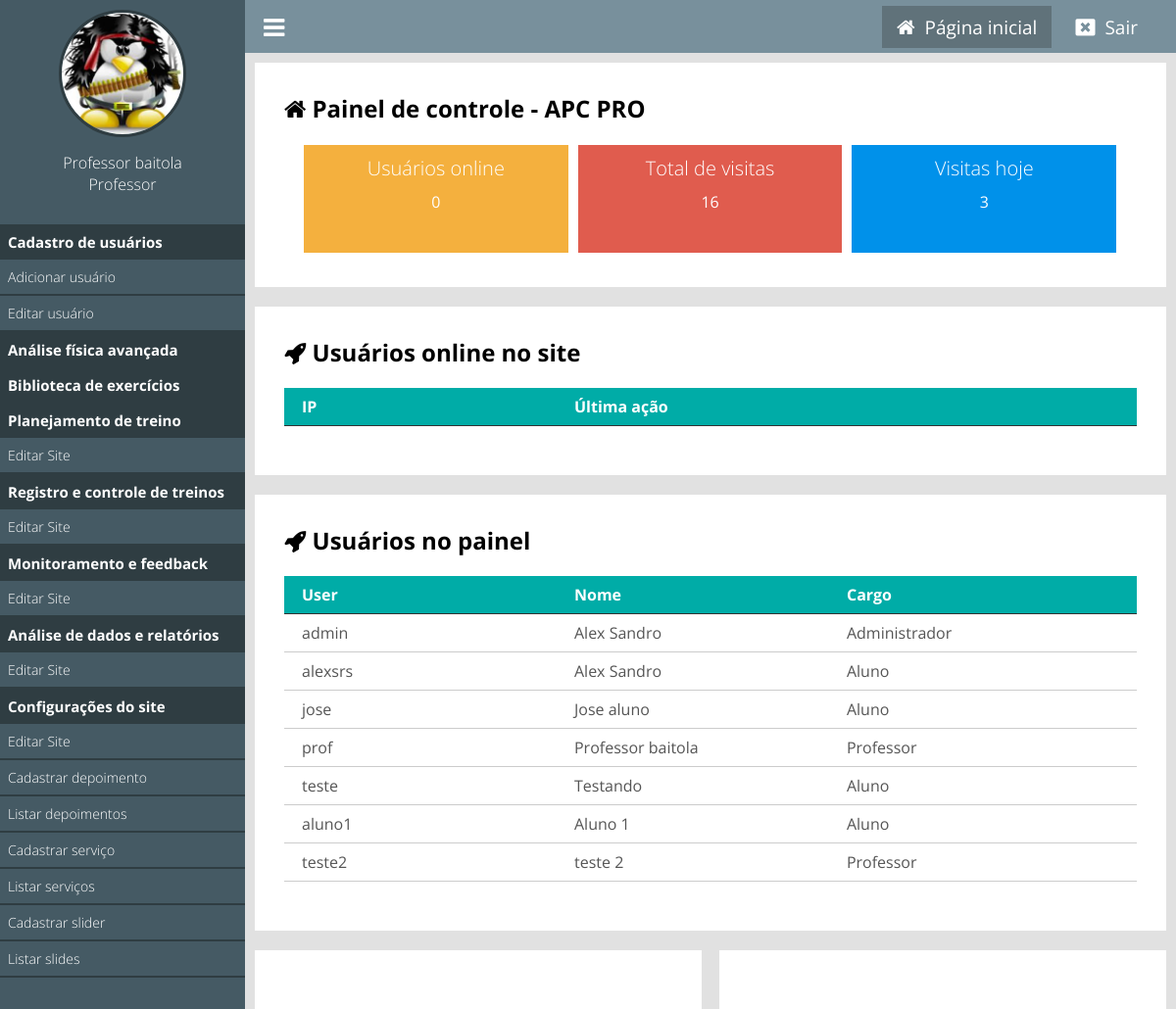
Page /painel/ (signed in) on the committed database.
### classes/MySql.php (called while the page is built)
<?php
    class MySql{
        private static $pdo;
        public static function conectar(){
            if(self::$pdo == null){
                try{
                    self::$pdo = new PDO('mysql:host='.HOST.';dbname='.DATABASE,USER,PASSWORD,array(PDO::MYSQL_ATTR_INIT_COMMAND => "SET NAMES utf8"));
                    self::$pdo->setAttribute(PDO::ATTR_ERRMODE,PDO::ERRMODE_EXCEPTION);
                }catch(Exception $e) {
                    echo 'erro ao conectar, tente novamente mais tarde';
                }
            }
            return self::$pdo;
        }
    }
?>

### painel/pages/home.php (the view, shortened to what this page needs)
<?php
    $usuariosOnline = Painel::listarUsuariosOnline();
    $pegarVisitasTotais = MySql::conectar()->prepare("SELECT * FROM `tb_admin.visitas`");
    $pegarVisitasTotais->execute();
    $pegarVisitasTotais = $pegarVisitasTotais->rowCount();
    $pegarVisitasHoje = MySql::conectar()->prepare("SELECT * FROM `tb_admin.visitas` WHERE dia =?");
    $pegarVisitasHoje->execute(array(date('Y-m-d')));
    $pegarVisitasHoje = $pegarVisitasHoje->rowCount();
?>
<div class="box-content left w100">
    <h2><i class="fa fa-home"></i> Painel de controle - <?php echo NOME_EMPRESA ?></h2>
    <div class="box-metricas">
    <div class="box-metrica-single">
        <div class="box-metrica-wraper">
            <h2>Usuários  online</h2>
                <p><?php echo count($usuariosOnline); ?></p>
            </div>
        </div>
        <div class="box-metrica-single">
            <div class="box-metrica-wraper">
                <h2>Total de visitas</h2>
                <p><?php echo $pegarVisitasTotais; ?></p>
            </div>
        </div>
        <div class="box-metrica-single">
            <div class="box-metrica-wraper">
                <h2>Visitas hoje</h2>
                <p><?php echo $pegarVisitasHoje; ?></p>
            </div>
        </div>
    </div>
</div>
<div class="box-content left w100">
    <h2><i class="fa fa-rocket" aria-hidden="true"></i> Usuários online no site</h2>
    <div class="table-responsive">
        <div class="row">
            <div class="col">
                <span>IP</span>
            </div>
            <div class="col">
                <span>Última ação</span>
            </div>
        </div>
    </div>
</div>
<div class="box-content left w100">
    <h2><i class="fa fa-rocket" aria-hidden="true"></i> Usuários no painel</h2>
    <div class="table-responsive">
        <div class="row">
            <div class="col">
                <span>User</span>
            </div>
            <div class="col">
                <span>Nome</span>
            </div>
            <div class="col">
                <span>Cargo</span>
            </div>
        </div>
    <?php
        $usuariosPainel = MySql::conectar()->prepare("SELECT * FROM `tb_admin.usuarios`");
        $usuariosPainel->execute();
        $usuariosPainel = $usuariosPainel->fetchAll();
        foreach ($usuariosPainel as $key => $value) {
    ?>
        <div class="row">
            <div class="col">
                <span><?php echo $value['user'] ?></span>
            </div>
            <div class="col">
                <span><?php echo $value['nome'] ?></span>
            </div>
            <div class="col">
                <span><?php echo pegaCargo($value['cargo']); ?></span>
            </div>
        </div>
    <?php } ?>
    </div>
</div>
    <div class="box-content left w50">
    </div>
    <div class="box-content right w50">
    </div>

### painel/index.php
<?php
    include('../config.php');
    if(Painel::logado() == false){
        include('login.php');
    } else {
        include('main.php');
    }
?>

### painel/main.php (shortened to what this page needs)
<!DOCTYPE html>
<html lang="pt-br">
<head>
    <link rel="stylesheet" href="https://cdnjs.cloudflare.com/ajax/libs/font-awesome/4.7.0/css/font-awesome.min.css">
    <link href="<?php echo INCLUDE_PATH_PAINEL ?>css/style.css" rel="stylesheet"/>
</head>
<body>
<div class="menu">
    <div class="menu-wraper">
        <div class="box-usuario">
            <?php
                if($_SESSION['img'] == ''){
            ?>
                <div class="avatar-usuario">
                    <i class="fa fa-user"></i>
                </div>
            <?php } else { ?>
                <div class="imagem-usuario">
                    <img src="<?php echo INCLUDE_PATH_PAINEL ?>uploads/<?php echo $_SESSION['img']; ?>" />
                </div>
            <?php } ?>
            <div class="nome-usuario">
                <p><?php echo $_SESSION['nome']; ?></p>
                <p><?php echo pegaCargo($_SESSION['cargo']); ?></p>
            </div>
        </div>
        <div class="items-menu">
            <h2>Cadastro de usuários</h2>
            <a <?php selecionadoMenu('adicionar-usuario'); ?> <?php verificaPermissaoMenu(1); ?> href="<?php echo INCLUDE_PATH_PAINEL ?>adicionar-usuario">Adicionar usuário</a>
            <a <?php selecionadoMenu('editar-usuario'); ?>href="<?php echo INCLUDE_PATH_PAINEL ?>editar-usuario">Editar usuário</a>
            <h2>Análise física avançada</h2>
            <h2>Biblioteca de exercícios</h2>
            <h2>Planejamento de treino</h2>
            <a <?php selecionadoMenu('editar-site'); ?>href="">Editar Site</a>
            <h2>Registro e controle de treinos</h2>
            <a <?php selecionadoMenu('editar-site'); ?>href="">Editar Site</a>
            <h2>Monitoramento e feedback</h2>
            <a <?php selecionadoMenu('editar-site'); ?>href="">Editar Site</a>
            <h2>Análise de dados e relatórios</h2>
            <a <?php selecionadoMenu('editar-site'); ?>href="">Editar Site</a>
            <h2>Configurações do site</h2>
            <a <?php selecionadoMenu('editar-site'); ?>href="">Editar Site</a>
            <a <?php selecionadoMenu('cadastrar-depoimento'); ?>href="<?php echo INCLUDE_PATH_PAINEL ?>cadastrar-depoimento">Cadastrar depoimento</a>
            <a <?php selecionadoMenu('listar-depoimentos'); ?>href="<?php echo INCLUDE_PATH_PAINEL ?>listar-depoimentos">Listar depoimentos</a>
            <a <?php selecionadoMenu('cadastrar-servico'); ?>href="">Cadastrar serviço</a>
            <a <?php selecionadoMenu('listar-serviços'); ?>href="">Listar serviços</a>
            <a <?php selecionadoMenu('cadastrar-slider'); ?>href="">Cadastrar slider</a>
            <a <?php selecionadoMenu('listar-slides'); ?>href="">Listar slides</a>
        </div>
    </div>
</div>
    <header>
        <div class="center">
            <div class="menu-btn">
                <i class="fa fa-bars"></i>
            </div>
            <div class="logout">
                <a <?php if(@$_GET['url'] == ''){ ?> style="background: #60727a; padding: 8px 15px;" <?php } ?> href="<?php echo INCLUDE_PATH_PAINEL ?>"><i class="fa fa-home"></i><span>Página inicial</span></a>
                <a href="<?php echo INCLUDE_PATH_PAINEL ?>?logout"><i class="fa fa-window-close"></i><span>Sair</span></a>
            </div>
        </div>
    </header>
<div class="content">
    <?php Painel::loadPage(); ?>
</div>
</body>
</html>

### config.php (shortened to what this page needs)
<?php
	function pegaCargo($indice){
		return Painel::$cargos[$indice];
	}
	function selecionadoMenu($par){
		$url = explode('/',@$_GET['url'])[0];
			if($url == $par){
				echo 'class="menu-active"';
			}
		}
	function verificaPermissaoMenu($permissao){
		if($_SESSION['cargo'] >= $permissao){
			return;
		} else {
			echo 'style="display:none;"';
		}
	}
?>

### classes/Painel.php (shortened to what this page needs)
<?php
    class Painel {
        public static function logado(){
            return isset($_SESSION['login']) ? true : false;
        }
        public static function loadPage(){
            if(isset($_GET['url'])){
                $url = explode('/',$_GET['url']);
                if(file_exists('pages/'.$url[0].'.php')){
                    include('pages/'.$url[0].'.php');
                } else {
                    header('Location: '.INCLUDE_PATH_PAINEL);
                }
            } else {
                include('pages/home.php');
            }
        }
        public static function listarUsuariosOnline(){
            $sql = MySql::conectar()->prepare("SELECT * FROM `tb_admin.online`");
            $sql->execute();
            return $sql->fetchAll();
        }
        public static function limparUsuariosOnline(){
            $date = date('Y-m-d H:i:s');
        }
    }
?>

### painel/css/style.css (style rules this page uses)
* { margin: 0; padding: 0; box-sizing: border-box; font-family: 'Open Sans', sans-serif; }
html,body { height: 100%; background: rgb(225,225,225); }
body { overflow-x: hidden; }
.center { padding: 0 2%; margin: 0 auto; }
header { position: relative; left: 250px; padding: 10px 0; background: #78909C; width: calc(100% - 250px); }
.logout { float: right; }
.logout a { padding: 0 20px; position: relative; top: 4px; color: white; font-size: 20px; text-decoration: none; }
.logout a > span { text-decoration: none; font-size: 19px; padding-left: 10px; }
.menu-btn { float: left; cursor: pointer; font-size: 25px; color: white; }
.menu-wraper { width: 250px; }
div.menu { overflow-x: hidden; overflow-y: auto; height: 100%; padding: 10px 0; position: fixed; left: 0; top: 0; background: #455A64; float: left; width: 250px; }
div.box-usuario { text-align: center; }
.imagem-usuario > img { display: inline-block; width: 130px; height: 130px; border-radius: 50%; border: 3px solid #2F3D42; }
.nome-usuario { text-align: center; margin-top: 10px; }
.nome-usuario p { color: white; font-size: 16px; font-weight: 300; }
.w100 { width: 100%; }
.w50 { width: 49%; }
.left { float: left; }
.right { float: right; }
.content { width: calc(100% - 250px); position: relative; left: 250px; padding: 10px; }
.box-content { background: white; padding: 30px; margin-bottom: 20px; }
.box-metricas h2 { font-weight: 300; font-size: 23px; }
.items-menu { margin-top: 30px; }
.items-menu h2 { text-align: left; font-weight: bold; font-size: 15px; background: #2F3D42; color: white; padding: 8px; }
.items-menu a { display: block; padding: 8px; font-weight: 300; font-size: 14px; text-decoration: none; color: white; border-bottom: 2px solid #2F3D42; }
.box-metricas { margin-top:16px; padding:0 15px; }
.box-metrica-single { float: left; position: relative; width: 33.3%; background: #F4B03E; border: 5px solid white; }
.box-metricas .box-metrica-single:nth-of-type(2) { background: #E05C4E; }
.box-metricas .box-metrica-single:nth-of-type(3) { background: #0091ea; }
.box-metrica-wraper { padding: 10px 20px; text-align: center; color: white; }
.box-metrica-wraper h2 { font-size: 20px; }
.box-metrica-wraper p { padding: 10px 0; font-size: 16px; }
.table-responsive { max-width: 960px; margin: 20px auto; }
.table-responsive .row:nth-of-type(1) { font-weight: bold; background: #00aca7; color: white; border-bottom: 1px solid #333; }
.table-responsive .row { color: #555; border-bottom: 1px solid #ccc; padding: 8px 18px; }
.col { float: left; width: 33.33%; }
@media screen and (max-width: 1200px) { .box-metrica-single { height: 120px; } }

### rows in the picture
tb_admin.usuarios: user "admin", nome "Alex Sandro", cargo "Administrador"
tb_admin.usuarios: user "alexsrs", nome "Alex Sandro", cargo "Aluno"
tb_admin.usuarios: user "jose", nome "Jose aluno", cargo "Aluno"
tb_admin.usuarios: user "prof", nome "Professor baitola", cargo "Professor"
tb_admin.usuarios: user "teste", nome "Testando", cargo "Aluno"
tb_admin.usuarios: user "aluno1", nome "Aluno 1", cargo "Aluno"
tb_admin.usuarios: user "teste2", nome "teste 2", cargo "Professor"

### other values in the picture
$_SESSION['nome'] "Professor baitola"
pegaCargo($_SESSION['cargo']) "Professor"
NOME_EMPRESA "APC PRO"
count($usuariosOnline) "0"
$pegarVisitasTotais "16"
$pegarVisitasHoje "3"
